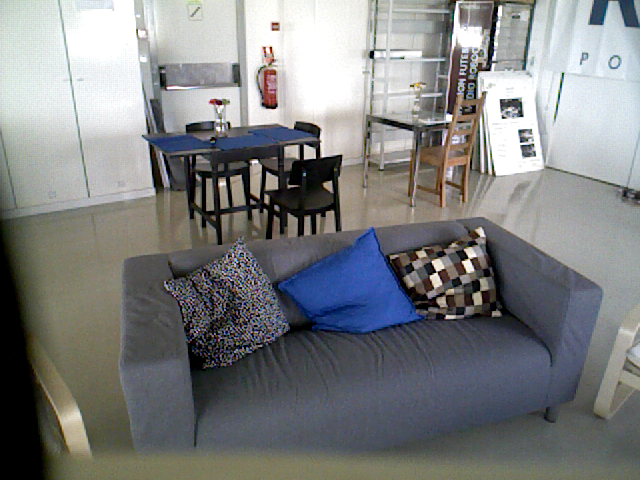
%> input picture Lab4 - FG Detect & RANSAC/rgb_image_10.png, 640 x 480 px
$ octave bgimg.m   (GNU Octave 9; MATLAB toolbox functions it lacks are replaced by stand-ins)
%> lines starting %> are read from the running program, lines starting %| are printed output that depends on the picture
%% Detecting Background and Foreground
% Opening dataset
d=dir('rgb_image_10.png');
dd=dir('model001.mat');
ims=[];
imsd=[];

% Converting image to gray
for i=1:length(d),
    im = rgb2gray(imread(d(i).name));
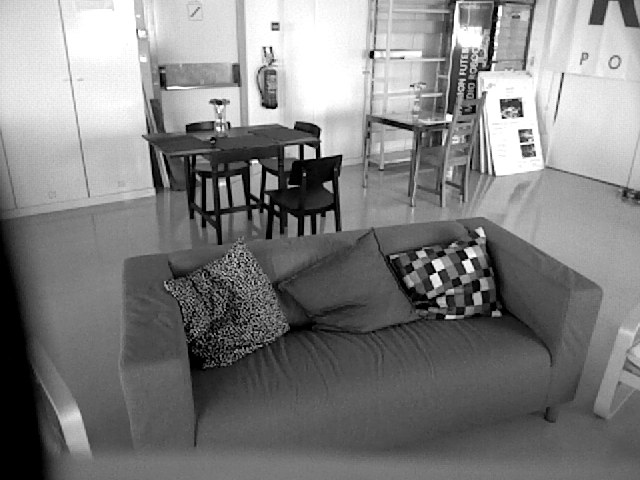
%> im: size 480x640 uint8; min 0, max 255, mean 127.5
    imshow(im); colormap(gray);
    load(dd(i).name);
    drawnow;

    %Convert to column vector to apply filters
    ims = [ims im(:)];
    imsd=[imsd depth_array(:)];
end

%Apply filter to have stronger border contrast
medim = median(double(ims),2);
meddep = median(double(imsd),2);

% bgim = rgb2gray(uint8(reshape(medim,[480 640 3]))); %

bgim = (uint8(reshape(medim,[480 640])));
bgimd = reshape(meddep,[480 640]);

% Detects if pixel in image is foreground or background
for i=1:length(d),

    im = rgb2gray(imread(d(i).name));

    foreg = abs(double(im) - double(bgim)) > 0; %foreground metric for colour
%> foreg: size 480x640 logical; every value is 0
    load(dd(i).name);

    foregd = abs(double(depth_array) - bgimd) > 0; %foreground metric for depth

    % Opening the final result
    figure(1);
    imshow([im 255*foreg 255*imfill(imopen(foreg,strel('disk',5)),'holes')  ]);
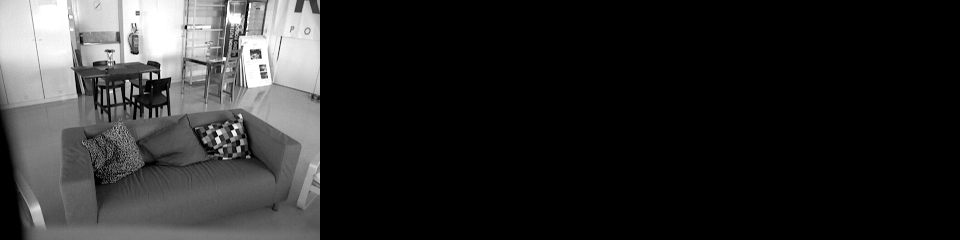
%> displayed picture: size 480x1920, on the screen's scale of 0 to 255 (shown at 1/2 size); min 0, max 255, mean 42.5
    colormap(gray);
    figure(2);
    imagesc([depth_array double(max(depth_array(:)))*[foregd  imopen((foregd),strel('disk',10))]]);
    colormap('jet');
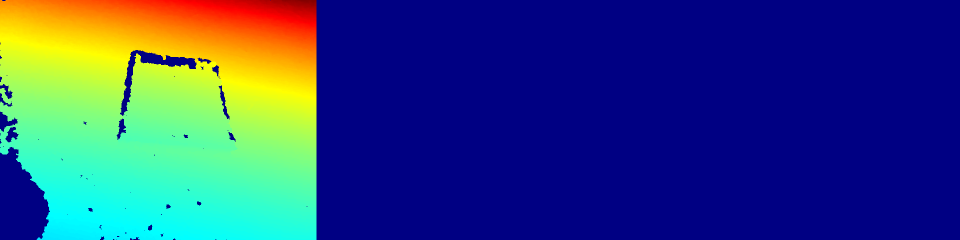
%> displayed picture: size 480x1920x3, on the screen's scale of 0 to 255 (shown at 1/2 size); mean R, G, B 44.9, 68.2, 124
    pause;
end
